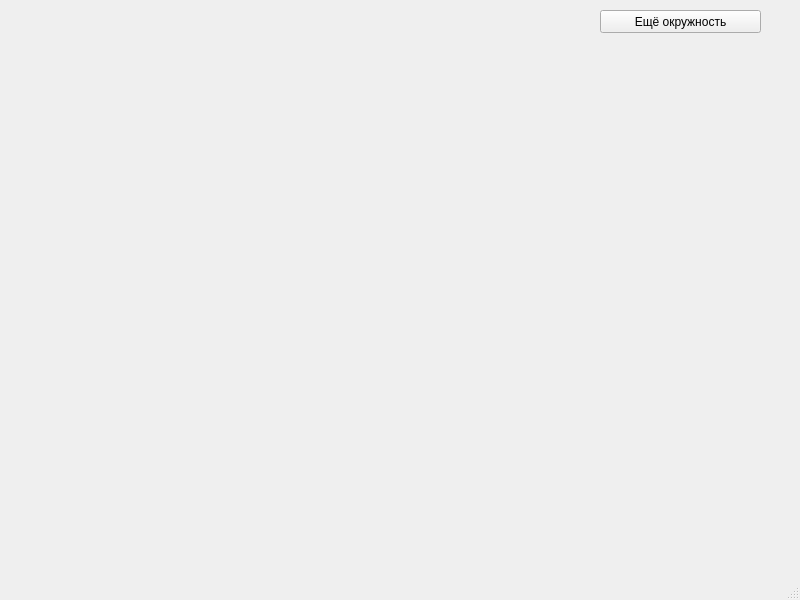
<?xml version="1.0" encoding="UTF-8"?>
<ui version="4.0">
 <class>MainWindow</class>
 <widget class="QMainWindow" name="MainWindow">
  <property name="geometry">
   <rect>
    <x>0</x>
    <y>0</y>
    <width>800</width>
    <height>600</height>
   </rect>
  </property>
  <property name="windowTitle">
   <string>Git и жёлтые окружности</string>
  </property>
  <widget class="QWidget" name="centralwidget">
   <widget class="QPushButton" name="btn">
    <property name="geometry">
     <rect>
      <x>600</x>
      <y>10</y>
      <width>161</width>
      <height>23</height>
     </rect>
    </property>
    <property name="text">
     <string>Ещё окружность</string>
    </property>
   </widget>
  </widget>
  <widget class="QStatusBar" name="statusbar"/>
 </widget>
 <resources/>
 <connections/>
</ui>
